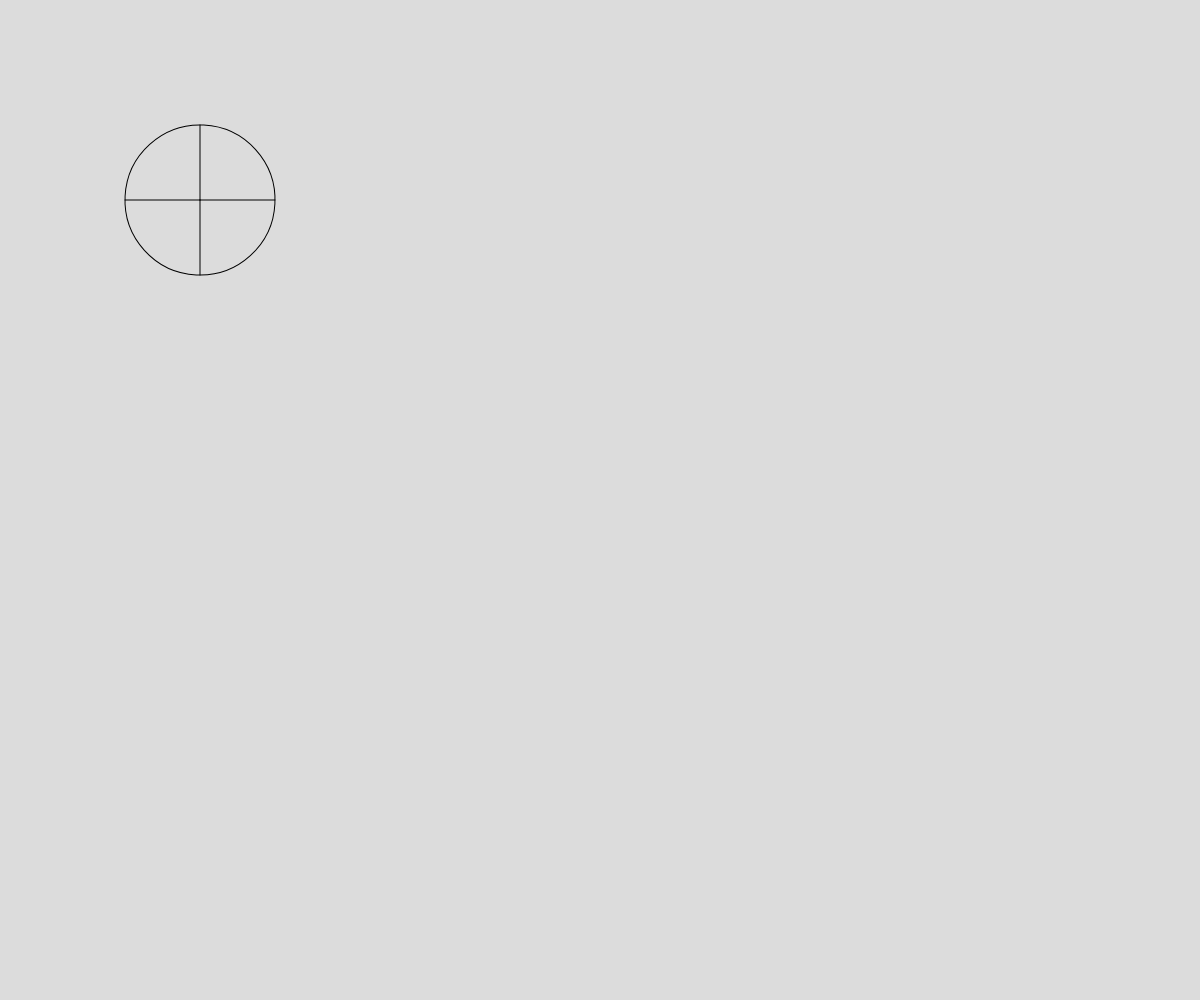
Frame 1 (no input)
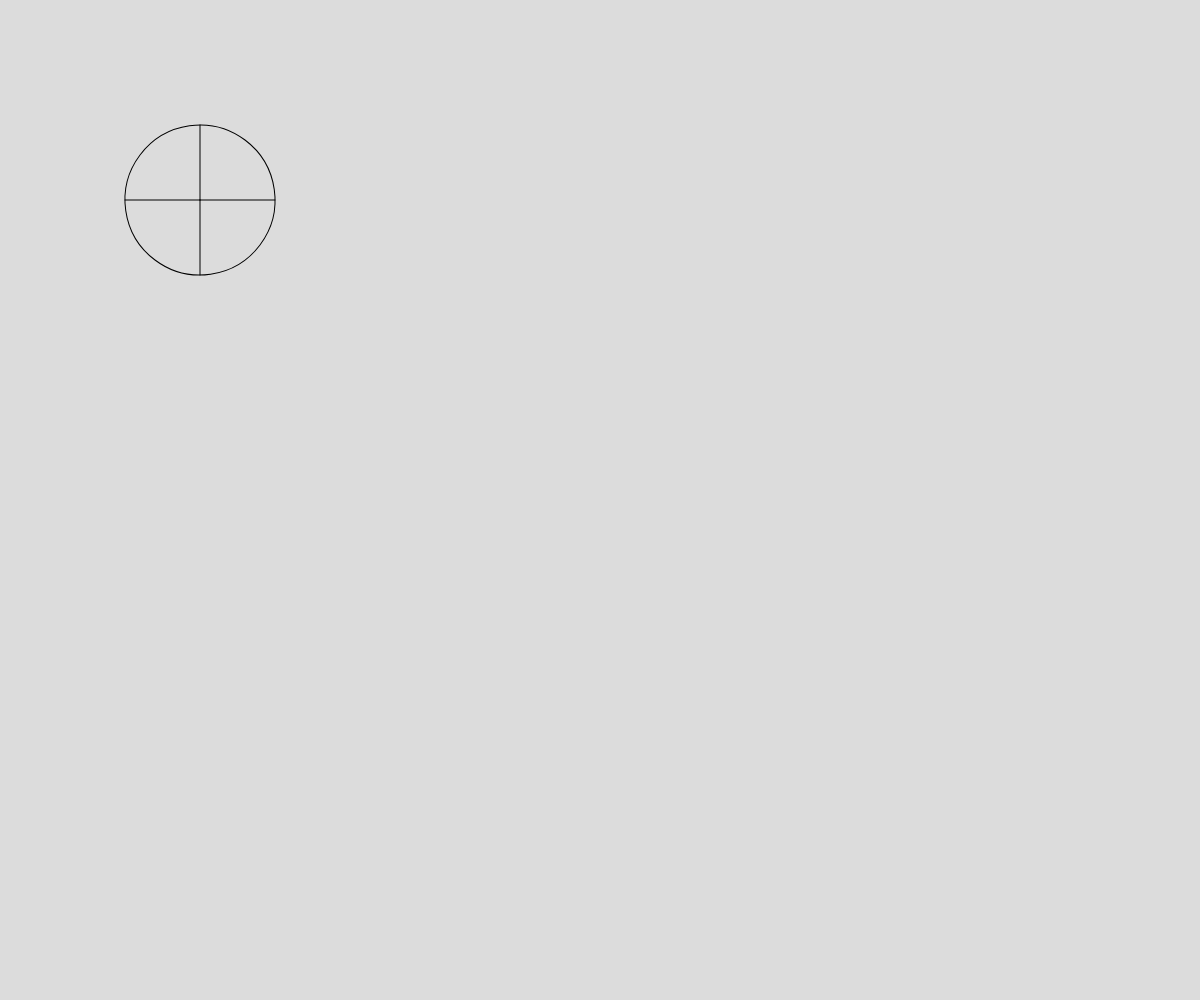
Frame 60 (no input)
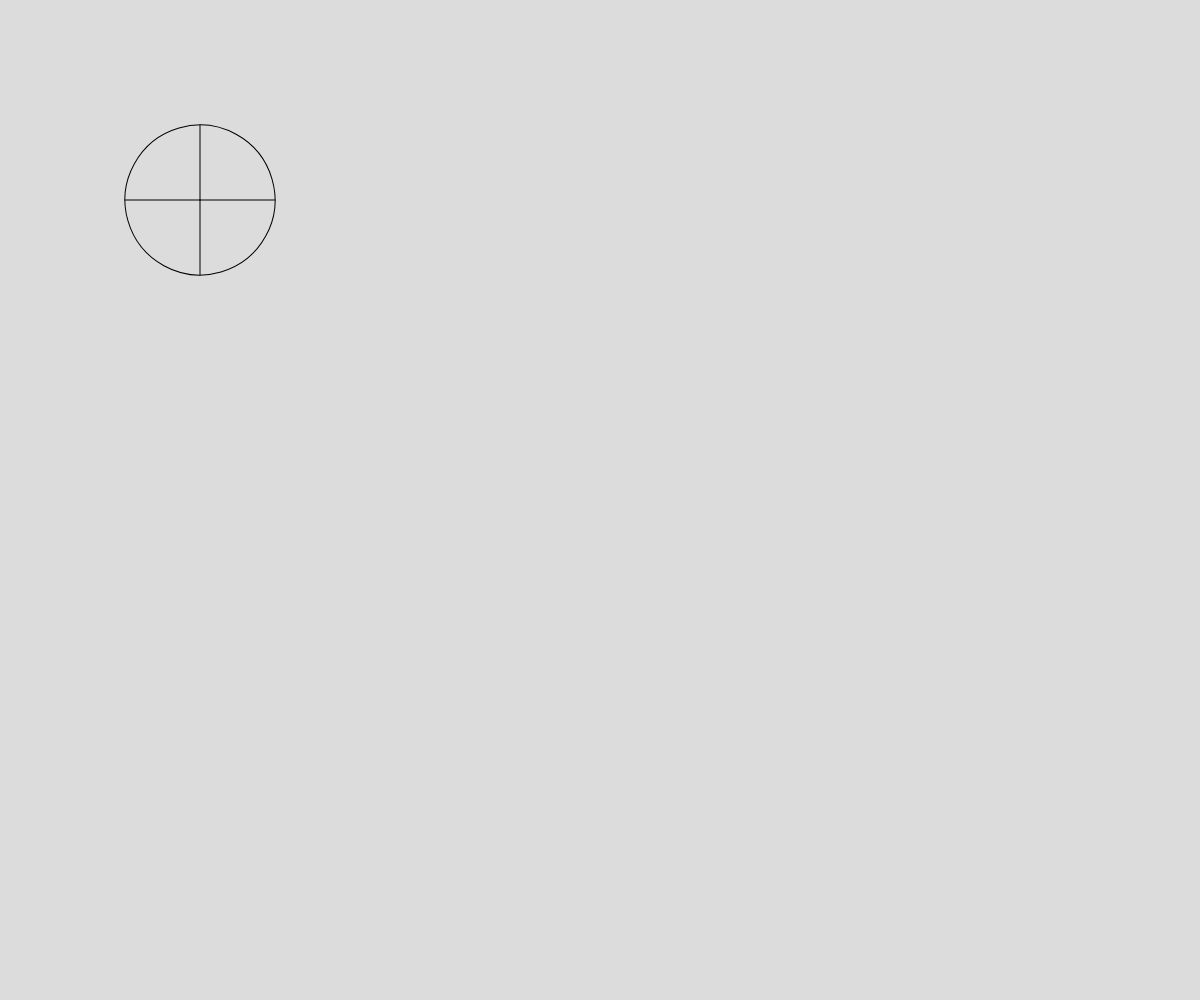
Frame 120 (the mouse pressed at the canvas centre since frame 60)

The p5.js sketch that drew these frames (run headless with seeded random() and noise() and a simulated clock; from frame 60 on, the mouse is pressed at the canvas centre):

// p5.js sketch
// ── sketch.js
// Project Title
// Your Name
// 10/08/25

let d = 150

function setup() {
  createCanvas(windowWidth, windowHeight);
}

function draw() {
  background(220);
  drawWheel(d);
}


function drawWheel(d) {
  push();
  translate(200,200);
  angleMode(DEGREES);
  for(let i = 0; i < 4; i++){
    line(0, 0, d/2, 0);
    rotate(90)
  }
  angleMode(RADIANS);
  rotate(frameCount/20);
  // line(0, 0, d/2, 0);
  // line(0, 0, 0, d/2);
  // line(0, 0, d/-2, 0);
  // line(0, 0, 0, d/-2);
  noFill(0);
  circle(0,0,d);




  pop();

}
